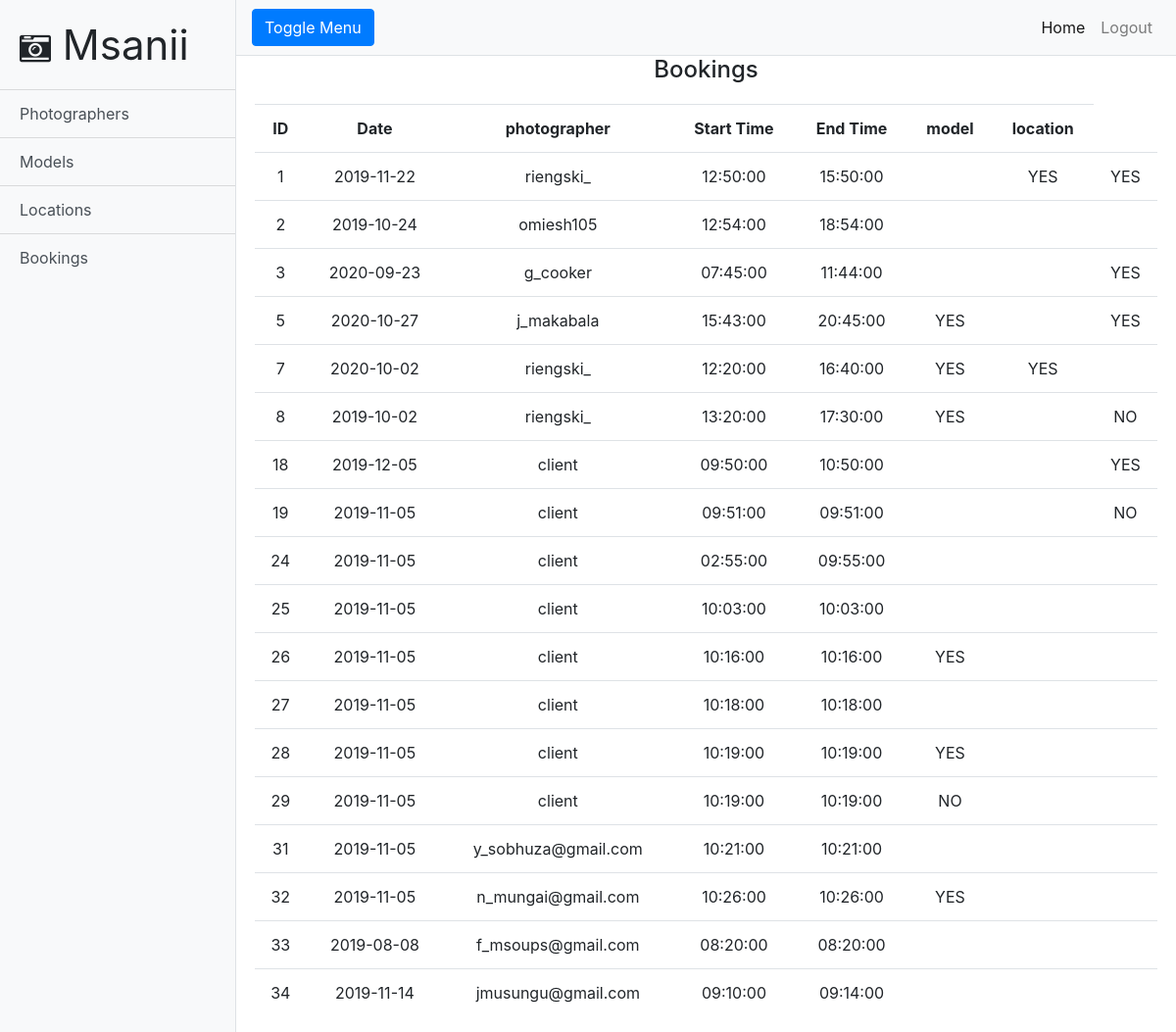
The page /admin/admin.php?id=4 on the database its author committed.
### tables this page shows
CREATE TABLE `bookings` (
  `booking_id` int(11) NOT NULL,
  `booking_date` date NOT NULL,
  `start_time` time NOT NULL,
  `end_time` time NOT NULL,
  `client_name` varchar(40) NOT NULL,
  `location_id` int(11) DEFAULT NULL,
  `photographer_id` int(11) DEFAULT NULL,
  `model_id` int(11) DEFAULT NULL,
  `description` text NOT NULL,
  `location_approve` text NOT NULL,
  `photographer_approve` text NOT NULL,
  `model_approve` text NOT NULL,
  `completed` text NOT NULL
);

### admin/admin.php (the view, shortened to what this page needs)
<!DOCTYPE html>
<html lang="en">
<head>
  <link href="../vendor/bootstrap/css/bootstrap.min.css" rel="stylesheet">
  <link href="../css/simple-sidebar.css" rel="stylesheet">
  <link rel="stylesheet" href="https://cdnjs.cloudflare.com/ajax/libs/font-awesome/4.7.0/css/font-awesome.min.css">
</head>
<body>
  <div class="d-flex" id="wrapper">
    <div class="bg-light border-right" id="sidebar-wrapper">
      <div class="sidebar-heading" style="font-size: 42px">
        <i class="fa fa-camera-retro" style="font-size: 32px"></i>&nbsp;Msanii
      </div>
      <div class="list-group list-group-flush">
        <a href="admin.php?id=1" class="list-group-item list-group-item-action bg-light">Photographers</a>
        <a href="admin.php?id=2" class="list-group-item list-group-item-action bg-light">Models</a>
        <a href="admin.php?id=3" class="list-group-item list-group-item-action bg-light">Locations</a>
        <a href="admin.php?id=4" class="list-group-item list-group-item-action bg-light">Bookings</a>
      </div>
    </div>
    <div id="page-content-wrapper">
      <nav class="navbar navbar-expand-lg navbar-light bg-light border-bottom">
        <button class="btn btn-primary" id="menu-toggle">Toggle Menu</button>
        <div class="collapse navbar-collapse" id="navbarSupportedContent">
          <ul class="navbar-nav ml-auto mt-2 mt-lg-0">
            <li class="nav-item active">
              <a class="nav-link" href="index.php">Home<span class="sr-only">(current)</span></a>
            </li>
            <li class="nav-item">
              <a class="nav-link" href="../logout.php">Logout</a>
            </li>
          </ul>
        </div>
      </nav>
      <div class="container-fluid" style="text-align: center">
        <?php if(isset($_GET["id"])) {
          switch ($_GET["id"]) {
            case '4':
              echo "<h4 style=\"text-align: center;\">Bookings</h4>";
              break;
          }
        }
        else{
          echo "<h4 style=\"text-align: center;\">Admin</h4>";
        }
        ?>
        <div class="row" style="margin-top: 20px">
          <div class="col-md-12">
            <?php
              require '../connect.php';
              if (isset($_GET["id"]) && $_GET["id"] == 1) {
                $sql = "SELECT * FROM photographers";
                $result = $conn -> query($sql);
                if ($result -> num_rows > 0) {
                  echo "<table class=\"table\">";
                  echo "<tr>";
                  echo "<th>ID</th>";
                  echo "<th>Username</th>";
                  echo "<th>First Name</th>";
                  echo "<th>Last Name</th>";
                  echo "<th>Expertise</th>";
                  echo "<th>Verified</th>";
                  echo "<th></th>";
                  echo "</tr>";
                  while ($row = $result -> fetch_assoc()) {
                    echo "<tr>";
                    echo "<td>".$row["photographer_id"]."</td>";
                    echo "<td>".$row["username"]."</td>";
                    echo "<td>".$row["first_name"]."</td>";
                    echo "<td>".$row["last_name"]."</td>";
                    echo "<td>".$row["expertise"]."</td>";
                    echo "<td>".$row["verified"]."</td>";
                    echo "<td><a class=\"btn btn-success\" href=\"verify.php?table=photographers&&id=".$row["photographer_id"]."\">Verify</a></td>";
                    echo "</tr>";
                  }
                  echo "<table>";
                }
              }
              elseif (isset($_GET["id"]) && $_GET["id"] == 4) {
                $sql = "SELECT * FROM bookings";
                $result = $conn -> query($sql);
                if ($result -> num_rows > 0) {
                  echo "<table class=\"table\">";
                  echo "<tr>";
                  echo "<th>ID</th>";
                  echo "<th>Date</th>";
                  echo "<th>photographer</th>";
                  echo "<th>Start Time</th>";
                  echo "<th>End Time</th>";
                  echo "<th>model</th>";
                  echo "<th>location</th>";
                  echo "</tr>";
                  while ($row = $result -> fetch_assoc()) {
                    echo "<tr>";
                    echo "<td>".$row["booking_id"]."</td>";
                    echo "<td>".$row["booking_date"]."</td>";
                    echo "<td>".$row["client_name"]."</td>";
                    echo "<td>".$row["start_time"]."</td>";
                    echo "<td>".$row["end_time"]."</td>";
                    echo "<td>".$row["photographer_approve"]."</td>";
                    echo "<td>".$row["model_approve"]."</td>";
                    echo "<td>".$row["location_approve"]."</td>";
                    echo "</tr>";
                  }
                }
              }
              else{
                echo "<h3 style=\"font-size: 100px; text-align: center; color: lightgrey; margin-top: 100px; margin-left: 300px;\">Msanii Admin<h3>";
              }
             ?>
          </div>
      </div>
  </div>
</body>
</html>

### css/simple-sidebar.css (style rules this page uses)
body { overflow-x: hidden; }
#sidebar-wrapper { min-height: 100vh; margin-left: -15rem; -webkit-transition: margin .25s ease-out; -moz-transition: margin .25s ease-out; -o-transition: margin .25s ease-out; transition: margin .25s ease-out; }
#sidebar-wrapper .sidebar-heading { padding: 0.875rem 1.25rem; font-size: 1.2rem; }
#sidebar-wrapper .list-group { width: 15rem; }
#page-content-wrapper { min-width: 100vw; }
@media (min-width: 768px) { #sidebar-wrapper { margin-left: 0; } }
@media (min-width: 768px) { #page-content-wrapper { min-width: 0; width: 100%; } }

### admin/admin.php (style rules this page uses)
.row { display: flex; flex-wrap: wrap; padding: 0 4px; }

### rows shown on the page
bookings: booking_id "1", booking_date "2019-11-22", client_name "riengski_", start_time "12:50:00", end_time "15:50:00", model_approve "YES", location_approve "YES"
bookings: booking_id "2", booking_date "2019-10-24", client_name "omiesh105", start_time "12:54:00", end_time "18:54:00"
bookings: booking_id "3", booking_date "2020-09-23", client_name "g_cooker", start_time "07:45:00", end_time "11:44:00", location_approve "YES"
bookings: booking_id "5", booking_date "2020-10-27", client_name "j_makabala", start_time "15:43:00", end_time "20:45:00", photographer_approve "YES", location_approve "YES"
bookings: booking_id "7", booking_date "2020-10-02", client_name "riengski_", start_time "12:20:00", end_time "16:40:00", photographer_approve "YES", model_approve "YES"
bookings: booking_id "8", booking_date "2019-10-02", client_name "riengski_", start_time "13:20:00", end_time "17:30:00", photographer_approve "YES", location_approve "NO"
bookings: booking_id "18", booking_date "2019-12-05", client_name "client", start_time "09:50:00", end_time "10:50:00", location_approve "YES"
bookings: booking_id "19", booking_date "2019-11-05", client_name "client", start_time "09:51:00", end_time "09:51:00", location_approve "NO"
bookings: booking_id "24", booking_date "2019-11-05", client_name "client", start_time "02:55:00", end_time "09:55:00"
bookings: booking_id "25", booking_date "2019-11-05", client_name "client", start_time "10:03:00", end_time "10:03:00"
bookings: booking_id "26", booking_date "2019-11-05", client_name "client", start_time "10:16:00", end_time "10:16:00", photographer_approve "YES"
bookings: booking_id "27", booking_date "2019-11-05", client_name "client", start_time "10:18:00", end_time "10:18:00"
bookings: booking_id "28", booking_date "2019-11-05", client_name "client", start_time "10:19:00", end_time "10:19:00", photographer_approve "YES"
bookings: booking_id "29", booking_date "2019-11-05", client_name "client", start_time "10:19:00", end_time "10:19:00", photographer_approve "NO"
bookings: booking_id "31", booking_date "2019-11-05", client_name "y_sobhuza@gmail.com", start_time "10:21:00", end_time "10:21:00"
bookings: booking_id "32", booking_date "2019-11-05", client_name "n_mungai@gmail.com", start_time "10:26:00", end_time "10:26:00", photographer_approve "YES"
bookings: booking_id "33", booking_date "2019-08-08", client_name "f_msoups@gmail.com", start_time "08:20:00", end_time "08:20:00"
bookings: booking_id "34", booking_date "2019-11-14", client_name "jmusungu@gmail.com", start_time "09:10:00", end_time "09:14:00"
